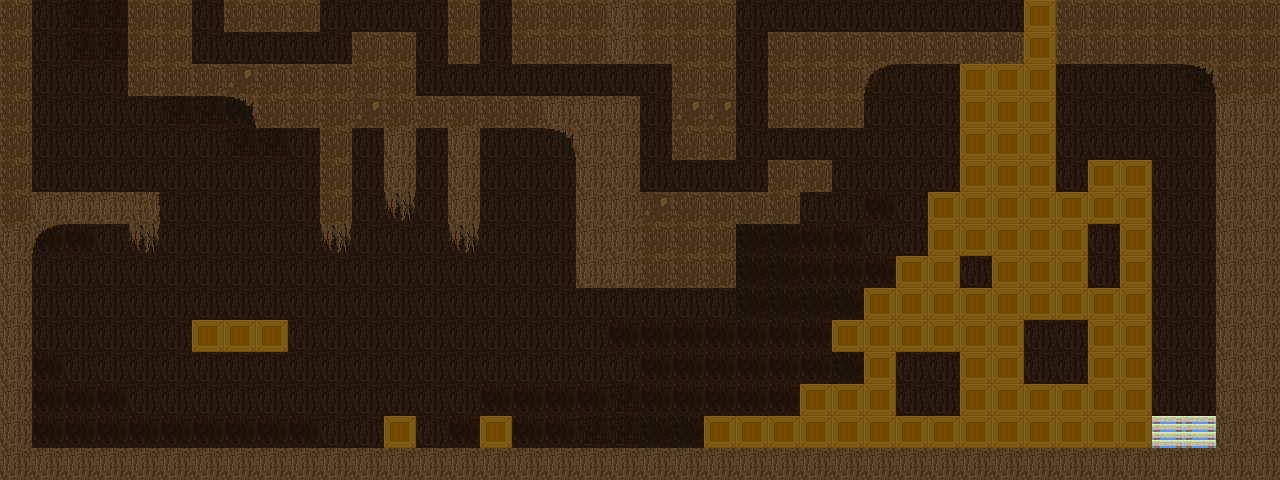

Tiled map render using the project's own tile images. Description and the map definition, with tile-layer contents summarised, below:
An orthogonal 40x15 tile map with 32x32 px tiles, 3 tile layers (backgroundcolor, background, extras), 4 hidden layers not drawn, 3 tilesets and 22 objects (19x CoinEntity, mainPlayer, me.LevelEntity, EnemyEntity).

<map version="1.0" orientation="orthogonal" width="40" height="15" tilewidth="32" tileheight="32" backgroundcolor="#5d94fb">
 <tileset firstgid="1" name="metatiles32x32" tilewidth="32" tileheight="32">
  <image source="../img/map/metatiles32x32.png" width="160" height="32" />
  <tile id="0">
   <properties>
    <property name="type" value="solid" />
   </properties>
  </tile>
  <tile id="1">
   <properties>
    <property name="type" value="platform" />
   </properties>
  </tile>
 </tileset>
 <tileset firstgid="6" name="Tiles_32x32" tilewidth="32" tileheight="32">
  <image source="../img/map/Tiles_32x32.png" trans="ffffff" width="256" height="256" />
 </tileset>
 <tileset firstgid="70" name="black" tilewidth="32" tileheight="32">
  <image source="../img/sprite/black.png" trans="ffffff" width="32" height="32" />
 </tileset>
 <imagelayer name="Parallax1" width="40" height="15" visible="0">
  <image source="../img/area01_bkg0.png" />
  <properties>
   <property name="ratio" value="0.25" />
  </properties>
 </imagelayer>
 <imagelayer name="Parallax2" width="40" height="15" visible="0">
  <image source="../img/area01_bkg1.png" />
  <properties>
   <property name="ratio" value="0.35" />
  </properties>
 </imagelayer>
 <layer name="backgroundcolor" width="40" height="15">
  <data>[600 cells, 99 non-empty, 4 distinct tile ids]</data>
 </layer>
 <layer name="background" width="40" height="15">
  <data>[600 cells, 581 non-empty, 12 distinct tile ids]</data>
 </layer>
 <layer name="extras" width="40" height="15">
  <data>[600 cells, 9 non-empty, 3 distinct tile ids]</data>
 </layer>
 <objectgroup color="#00ff00" name="Entities" width="40" height="15">
  <object name="mainPlayer" x="42" y="2" width="36" height="67">
   <properties>
    <property name="image" value="gripe_run_right" />
    <property name="spritewidth" value="64" />
   </properties>
  </object>
  <object name="CoinEntity" x="416" y="192" width="32" height="32">
   <properties>
    <property name="image" value="spinning_coin_gold" />
    <property name="spritewidth" value="32" />
   </properties>
  </object>
  <object name="CoinEntity" x="288" y="128" width="32" height="32">
   <properties>
    <property name="image" value="spinning_coin_gold" />
    <property name="spritewidth" value="32" />
   </properties>
  </object>
  <object name="CoinEntity" x="128" y="96" width="32" height="32">
   <properties>
    <property name="image" value="spinning_coin_gold" />
    <property name="spritewidth" value="32" />
   </properties>
  </object>
  <object name="CoinEntity" x="881" y="255" width="32" height="32">
   <properties>
    <property name="image" value="spinning_coin_gold" />
    <property name="spritewidth" value="32" />
   </properties>
  </object>
  <object name="CoinEntity" x="953" y="220" width="32" height="32">
   <properties>
    <property name="image" value="spinning_coin_gold" />
    <property name="spritewidth" value="32" />
   </properties>
  </object>
  <object name="CoinEntity" x="624" y="406" width="32" height="32">
   <properties>
    <property name="image" value="spinning_coin_gold" />
    <property name="spritewidth" value="32" />
   </properties>
  </object>
  <object name="CoinEntity" x="809" y="322" width="32" height="32">
   <properties>
    <property name="image" value="spinning_coin_gold" />
    <property name="spritewidth" value="32" />
   </properties>
  </object>
  <object name="CoinEntity" x="722" y="376" width="32" height="32">
   <properties>
    <property name="image" value="spinning_coin_gold" />
    <property name="spritewidth" value="32" />
   </properties>
  </object>
  <object name="me.LevelEntity" x="1151" y="376" width="59" height="64">
   <properties>
    <property name="duration" value="250" />
    <property name="fade" value="#FFFFFF" />
    <property name="to" value="area01" />
   </properties>
  </object>
  <object name="CoinEntity" x="330" y="410" width="32" height="32">
   <properties>
    <property name="image" value="spinning_coin_gold" />
    <property name="spritewidth" value="32" />
   </properties>
  </object>
  <object name="CoinEntity" x="234" y="402" width="32" height="32">
   <properties>
    <property name="image" value="spinning_coin_gold" />
    <property name="spritewidth" value="32" />
   </properties>
  </object>
  <object name="CoinEntity" x="527" y="409" width="32" height="32">
   <properties>
    <property name="image" value="spinning_coin_gold" />
    <property name="spritewidth" value="32" />
   </properties>
  </object>
  <object name="CoinEntity" x="434" y="406" width="32" height="32">
   <properties>
    <property name="image" value="spinning_coin_gold" />
    <property name="spritewidth" value="32" />
   </properties>
  </object>
  <object name="CoinEntity" x="1012" y="171" width="32" height="32">
   <properties>
    <property name="image" value="spinning_coin_gold" />
    <property name="spritewidth" value="32" />
   </properties>
  </object>
  <object name="CoinEntity" x="1084" y="122" width="32" height="32">
   <properties>
    <property name="image" value="spinning_coin_gold" />
    <property name="spritewidth" value="32" />
   </properties>
  </object>
  <object name="CoinEntity" x="1156" y="118" width="32" height="32">
   <properties>
    <property name="image" value="spinning_coin_gold" />
    <property name="spritewidth" value="32" />
   </properties>
  </object>
  <object name="CoinEntity" x="1161" y="183" width="32" height="32">
   <properties>
    <property name="image" value="spinning_coin_gold" />
    <property name="spritewidth" value="32" />
   </properties>
  </object>
  <object name="CoinEntity" x="1159" y="238" width="32" height="32">
   <properties>
    <property name="image" value="spinning_coin_gold" />
    <property name="spritewidth" value="32" />
   </properties>
  </object>
  <object name="CoinEntity" x="1162" y="295" width="32" height="32">
   <properties>
    <property name="image" value="spinning_coin_gold" />
    <property name="spritewidth" value="32" />
   </properties>
  </object>
  <object name="CoinEntity" x="1162" y="337" width="32" height="32">
   <properties>
    <property name="image" value="spinning_coin_gold" />
    <property name="spritewidth" value="32" />
   </properties>
  </object>
 </objectgroup>
 <objectgroup color="#ff0000" name="EnemyEntities" width="40" height="15">
  <object name="EnemyEntity" x="328" y="287" width="170" height="60">
   <properties>
    <property name="image" value="spinning_coin_gold" />
    <property name="spritewidth" value="32" />
   </properties>
  </object>
 </objectgroup>
 <layer name="foreground" width="40" height="15" visible="0">
  <data>[600 cells, 1 non-empty, 1 distinct tile ids]</data>
 </layer>
 <layer name="collision" width="40" height="15" visible="0">
  <data>[600 cells, 92 non-empty, 2 distinct tile ids]</data>
 </layer>
</map>
